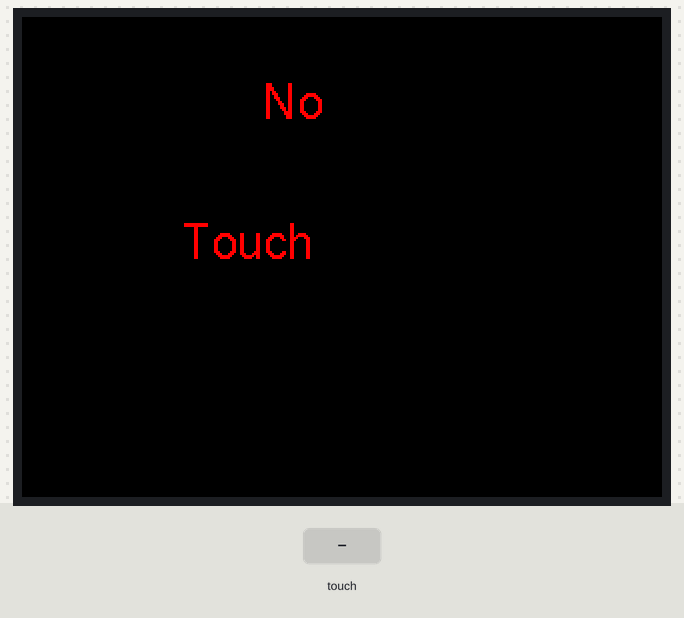
This sketch was run on a simulated Arduino Uno, built with avr-gcc and run on an emulated ATmega328P. On the bench: 320×240 colour display. Inputs (shaded band) come from the test bench. What the sketch prints to the serial monitor is not drawn.

Above: at 1.4 s.
1.5 s: touch panel pressed at 13 % / 10 % of its raw x / y range
At 1.65 s:
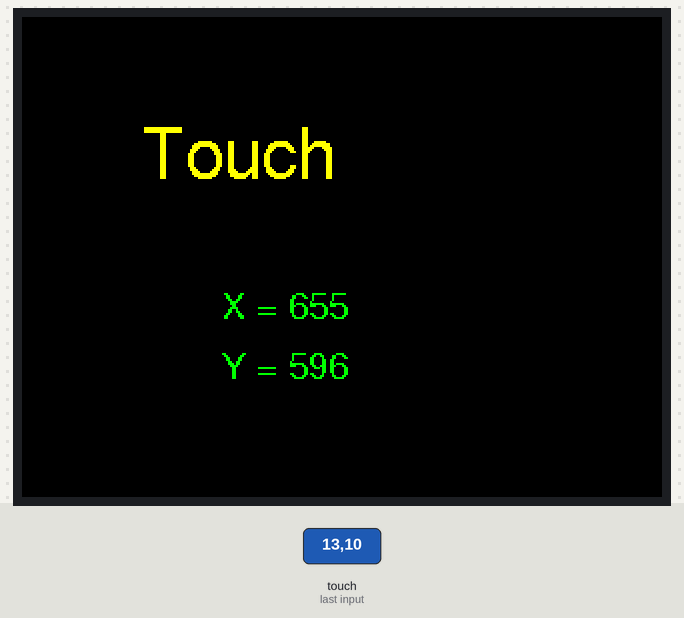
3.2 s: touch panel pressed at 38 % / 10 % of its raw x / y range
At 3.43 s:
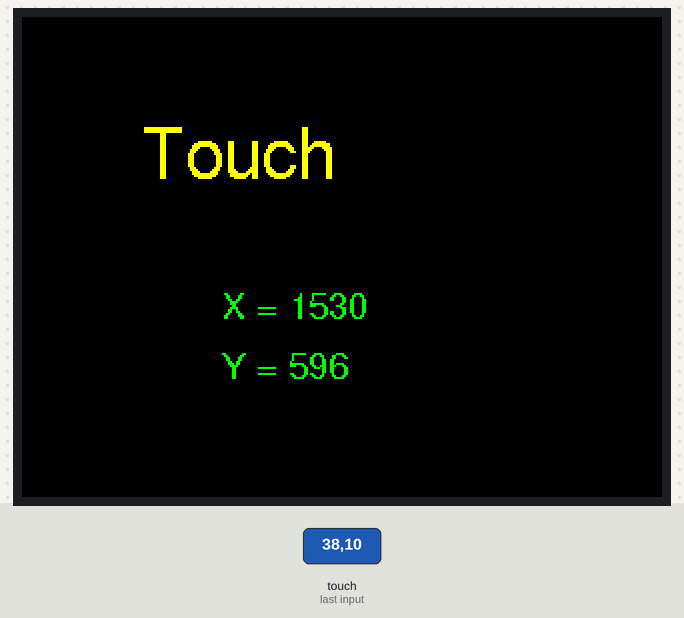
Timing chart, 0 to 6.2 s (numbered marks = the images above; inputs shaded):
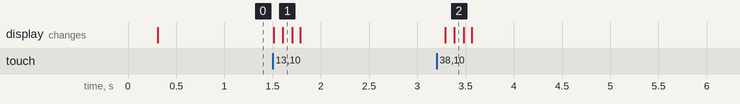

Measured:
- after the input at 1.5 s, the display: first changes at once (image 1 shows a later state)
- after the input at 3.2 s, the display: first changes after 0.09 s (image 2 shows a later state)

The sketch:

control_of_touch_screen_coordinat.ino
```cpp
#include <Adafruit_ST7789.h>   //.kbv for ENES
#include <Fonts/FreeSans9pt7b.h>   //.kbv use FreeFonts etc
#include <Fonts/FreeSans12pt7b.h>
#include <Fonts/FreeSans18pt7b.h>
#include <XPT2046_Touchscreen.h>
#include <SPI.h>

#define Arial_24 &FreeSans9pt7b    //.kbv FreeFonts use address
#define Arial_48 &FreeSans12pt7b
#define Arial_60 &FreeSans18pt7b
#define ILI9341_BLACK  0x0000      //.kbv stupid hard-coded colors
#define ILI9341_RED    0xF800
#define ILI9341_GREEN  0x07E0
#define ILI9341_YELLOW 0xFFE0
#define CS_PIN  4  //Waveshare Touch
#define TFT_DC  7  //Waveshare
#define TFT_CS 10  //Waveshare
#define TFT_BL  9  //Waveshare backlight
// MOSI=11, MISO=12, SCK=13
#define TIRQ_PIN  2


XPT2046_Touchscreen ts(CS_PIN);
Adafruit_ST7789 tft(TFT_CS, TFT_DC, TFT_BL);


void setup() {
  Serial.begin(9600);
  //tft.begin();  //.kbv diff method used for ST7789
  tft.init(240, 320, SPI_MODE0); //.kbv for ENES
  tft.setRotation(1);
  tft.fillScreen(ILI9341_BLACK);
  ts.begin();
  ts.setRotation(1);
  while (!Serial && (millis() <= 1000));
}

boolean wastouched = true;

void loop() {
  boolean istouched = ts.touched();
  if (istouched) {
    TS_Point p = ts.getPoint();
    if (!wastouched) {
      tft.fillScreen(ILI9341_BLACK);
      tft.setTextColor(ILI9341_YELLOW);
      tft.setFont(Arial_60);
      tft.setCursor(60, 80);
      tft.print("Touch");
    }
    //tft.fillRect(100, 150, 140, 60, ILI9341_BLACK); //.kbv
    tft.fillRect(100, 130, 140, 60, ILI9341_BLACK); //.kbv FreeFont topline
    tft.setTextColor(ILI9341_GREEN);
    tft.setFont(Arial_24);
    tft.setCursor(100, 150);
    tft.print("X = ");
    tft.print(p.x);
    tft.setCursor(100, 180);
    tft.print("Y = ");
    tft.print(p.y);
    Serial.print(", x = ");
    Serial.print(p.x);
    Serial.print(", y = ");
    Serial.println(p.y);
  } else {
    if (wastouched) {
      tft.fillScreen(ILI9341_BLACK);
      tft.setTextColor(ILI9341_RED);
      tft.setFont(Arial_48);
      tft.setCursor(120, 50);
      tft.print("No");
      tft.setCursor(80, 120);
      tft.print("Touch");
    }
    Serial.println("no touch");
  }
  wastouched = istouched;
  delay(100);
}
```
